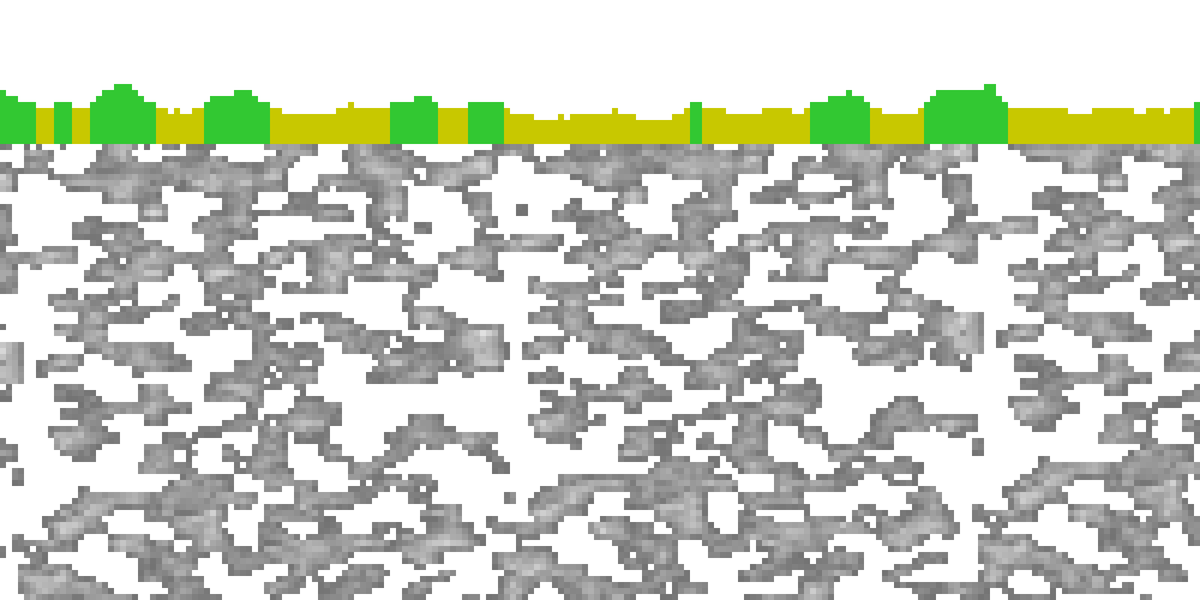
Frame 1 (no input)
Frame 60 (the mouse pressed at the canvas centre just before this capture): identical to frame 1, image omitted
Frame 120 (the mouse held since frame 60 and released just before this capture): identical to frame 1, image omitted

The Processing sketch that drew this single still picture (run headless with seeded random() and noise(); from frame 60 on, the mouse is pressed at the canvas centre):

// Processing sketch: TerrainTest
// ── TerrainTest.pde
import java.util.*;

Block[][] world;
float sidelength = 10;
int worldHeight = 5000;
int worldWidth = 10000;
int startingLevel = 20;
float changeX = 0;
float changeY = 0;

void setup(){
  noStroke();
  background(255);
  size(2000, 1000);

  world = new Block[500][1000];
  for (int i = startingLevel + 4; i < world.length; i++){
    for (int j = 0; j < world[i].length; j++){
      float x = j * sidelength;
      float y = i * sidelength;
      float decimal = noise(40* x/width,40* y/height, 0);
      if (decimal > 0.45){
        world[i][j] = new Block(x, y, decimal, sidelength);
      }
    }
  }
    for (int j = 0; j < world[0].length; j++){
      float x = j * sidelength;
      float decimal = noise(20 * x/width,20 * 0, 0);
      for (int i = startingLevel; i < startingLevel + 4; i++){
        float y = i * sidelength;
        if (decimal > 0.40){
          world[i][j] = new Block(x, y, color(50, 200, 50), sidelength);
        }
        else{ world[i][j] = new Block(x, y, color(200, 200 ,0), sidelength);}
      }
      float nextDeci = noise(20 * x/width,20 * 0, 0);
      int level = (int) (nextDeci/0.1);
      for (int i = 0; i < level; i++){
        float y = (startingLevel - i) * sidelength;
        if (decimal > 0.40){
          world[startingLevel - i][j] = new Block(x, y, color(50, 200, 50), sidelength);
        }
        else{ world[startingLevel - i][j] = new Block(x, y, color(200, 200 ,0), sidelength);}
      }
    }
    worldRevise();
    worldRevise();
  }

void draw(){
  background(255);
  noStroke();
  pushMatrix();
  translate(changeX, changeY);
  for (Block[] row : world){
    for (Block bit : row){
      if (bit != null){
        bit.display();
      }
    }
  }
  popMatrix();
}
void worldRevise(){
  for (int i = 1; i < world[0].length - 1; i++){
   if ( world[startingLevel][i-1].thing == world[startingLevel][i + 1].thing){
    for (int j = 0; j < 4; j++){
     world[j + startingLevel][i].thing = world[j + startingLevel][i-1].thing;
    }
       int counter = 1;
    while(world[startingLevel - counter][i] != null){
      world[startingLevel - counter][i].thing = world[startingLevel][i].thing;
      counter ++;
    }
   }
  }
  for (int row = startingLevel + 5; row < world.length - 1; row++){
    for (int col = 1; col < world[row].length - 1; col++){
      if (world[row][col] != null){
        int surround = surroundCheck(row, col, world);
        if (surround < 2){world[row][col] = null;}
      }
    }
  }
}
int surroundCheck(int row, int col, Block[][] area){
 int[][] directions ={{0, -1}, {-1, 0}, { 0, 1}, {1, 0}};
 int counter = 0;
 for (int[] oneDir : directions){
   if (area[row + oneDir[1]][col + oneDir[0]] != null){
     counter ++;
   }
 }
 return counter;
}

void keyPressed(){
 switch (key){
   case ('d'):
     changeX -= 5;
     break;
 }
}

// ── Block.pde
class Block{
  float sidelength;
  float x,y;
  color thing;

  Block(float x, float y, float col, float side){
    this.x = x;
    this.y = y;
    thing = color((int)(col * 255));
    sidelength = side;
  }

  Block(float x, float y, color col, float side){
    this.x = x;
    this.y = y;
    thing = col;
    sidelength = side;
  }
  
  void display(){
    fill(thing);
    rect (x, y, sidelength, sidelength);
  }
  
  String toString(){
   return x + ", " + y + ": " + red(thing) + " " + green(thing) + " " + blue(thing); 
  }
}

// ── PerlinNoise.pde
// JAVA REFERENCE IMPLEMENTATION OF IMPROVED NOISE - COPYRIGHT 2002 KEN PERLIN.
   static public double noise(double x, double y, double z) {
      int X = (int)Math.floor(x) & 255,                  // FIND UNIT CUBE THAT
          Y = (int)Math.floor(y) & 255,                  // CONTAINS POINT.
          Z = (int)Math.floor(z) & 255;
      x -= Math.floor(x);                                // FIND RELATIVE X,Y,Z
      y -= Math.floor(y);                                // OF POINT IN CUBE.
      z -= Math.floor(z);
      double u = fade(x),                                // COMPUTE FADE CURVES
             v = fade(y),                                // FOR EACH OF X,Y,Z.
             w = fade(z);
      int A = p[X  ]+Y, AA = p[A]+Z, AB = p[A+1]+Z,      // HASH COORDINATES OF
          B = p[X+1]+Y, BA = p[B]+Z, BB = p[B+1]+Z;      // THE 8 CUBE CORNERS,
 
      return lerp(w, lerp(v, lerp(u, grad(p[AA  ], x  , y  , z   ),  // AND ADD
                                     grad(p[BA  ], x-1, y  , z   )), // BLENDED
                             lerp(u, grad(p[AB  ], x  , y-1, z   ),  // RESULTS
                                     grad(p[BB  ], x-1, y-1, z   ))),// FROM  8
                     lerp(v, lerp(u, grad(p[AA+1], x  , y  , z-1 ),  // CORNERS
                                     grad(p[BA+1], x-1, y  , z-1 )), // OF CUBE
                             lerp(u, grad(p[AB+1], x  , y-1, z-1 ),
                                     grad(p[BB+1], x-1, y-1, z-1 ))));
   }
   static double fade(double t) { return t * t * t * (t * (t * 6 - 15) + 10); }
   static double lerp(double t, double a, double b) { return a + t * (b - a); }
   static double grad(int hash, double x, double y, double z) {
      int h = hash & 15;                      // CONVERT LO 4 BITS OF HASH CODE
      double u = h<8 ? x : y,                 // INTO 12 GRADIENT DIRECTIONS.
             v = h<4 ? y : h==12||h==14 ? x : z;
      return ((h&1) == 0 ? u : -u) + ((h&2) == 0 ? v : -v);
   }
   static final int p[] = new int[512], permutation[] = { 151,160,137,91,90,15,
   131,13,201,95,96,53,194,233,7,225,140,36,103,30,69,142,8,99,37,240,21,10,23,
   190, 6,148,247,120,234,75,0,26,197,62,94,252,219,203,117,35,11,32,57,177,33,
   88,237,149,56,87,174,20,125,136,171,168, 68,175,74,165,71,134,139,48,27,166,
   77,146,158,231,83,111,229,122,60,211,133,230,220,105,92,41,55,46,245,40,244,
   102,143,54, 65,25,63,161, 1,216,80,73,209,76,132,187,208, 89,18,169,200,196,
   135,130,116,188,159,86,164,100,109,198,173,186, 3,64,52,217,226,250,124,123,
   5,202,38,147,118,126,255,82,85,212,207,206,59,227,47,16,58,17,182,189,28,42,
   223,183,170,213,119,248,152, 2,44,154,163, 70,221,153,101,155,167, 43,172,9,
   129,22,39,253, 19,98,108,110,79,113,224,232,178,185, 112,104,218,246,97,228,
   251,34,242,193,238,210,144,12,191,179,162,241, 81,51,145,235,249,14,239,107,
   49,192,214, 31,181,199,106,157,184, 84,204,176,115,121,50,45,127, 4,150,254,
   138,236,205,93,222,114,67,29,24,72,243,141,128,195,78,66,215,61,156,180
   };
   static { for (int i=0; i < 256 ; i++) p[256+i] = p[i] = permutation[i]; }

// ── Player.pde
class Player{
  int spawnX, spawnY;
  int moveX, moveY;
  float xVel, yVel;
  float grav;
  
  
  Player(int x, int y){
    xVel = 5.0;
    yVel = 0.0;
    this.spawnX = x;
    this.spawnY = y;
    grav = 1.0;
    moveX = 0;
    moveY = 0;
  }
  
  void display(){
    noStroke();
    fill(100, 0, 100);
    rect(width/2, 10, 10, 20);
  }
  
  void gravity(){
  float y = spawnY + moveY + 20;
  float x = spawnX + moveX;
   Block under = world[(int)(y)/ 10][(int)x / 10];
   System.out.println("In Blocks: x: " + ((int)x / 10) + " & y: " + ((int)(y + 20)/ 10));
   if (under == null || yVel < 0){
    moveY += yVel;
    yVel += grav;
   }
   else{
     yVel = 0;
     if (under.y > y){
        moveY = (int)(under.y - spawnY);
     }
   }
  }
}
